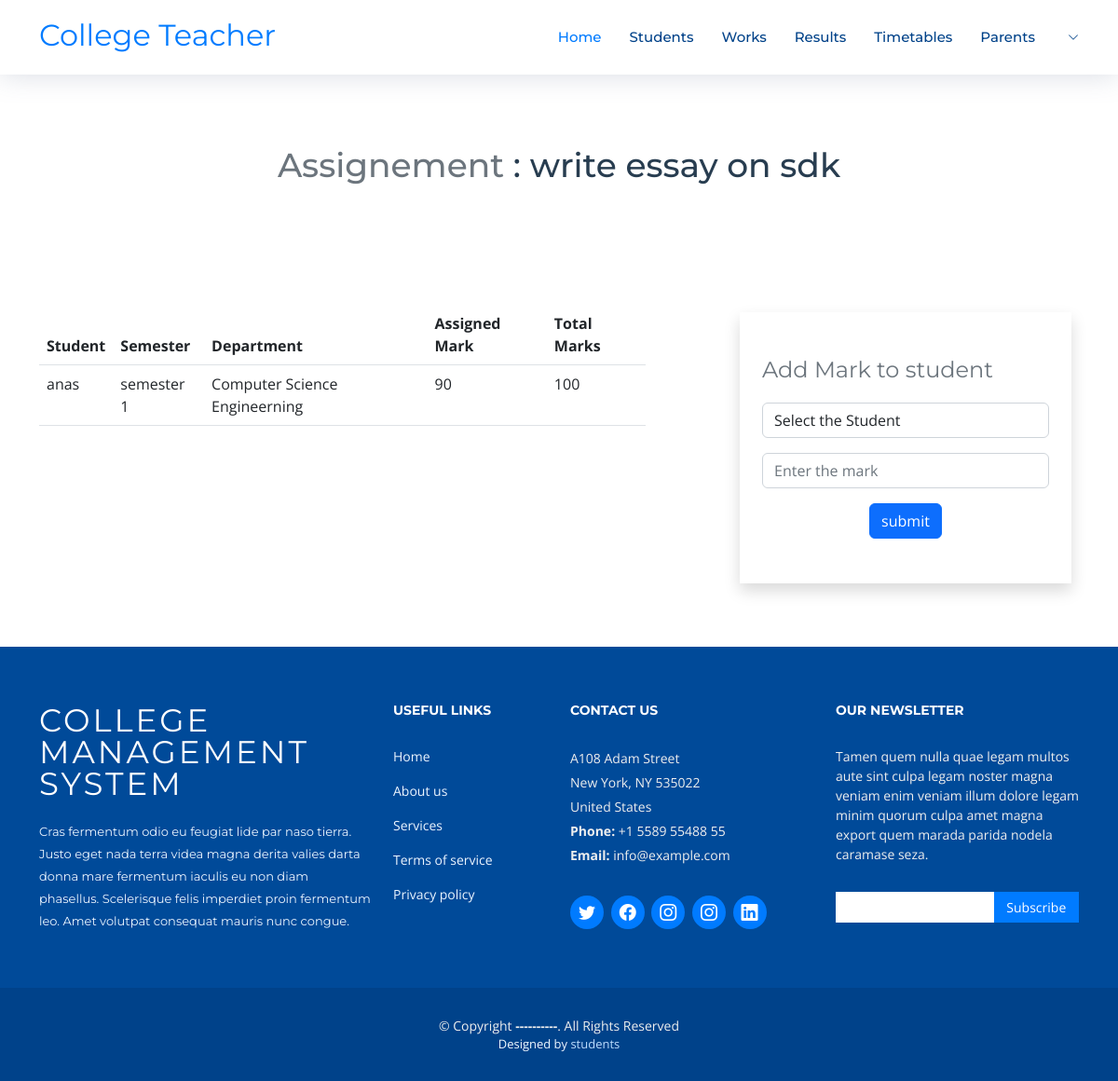
/Teacher/viewWorkMark/2, run on the app's committed database.
### teacher/models.py (models this page shows)
class AcademicWork(models.Model):
    options = (
    ("Computer Science Engineerning","Computer Science Engineerning"),
    ("Electronics Engineerning","Electronics Engineerning"),
    ("Civil Engineerning","Civil Engineerning"),
    ("Mechanical Engineerning","Mechanical Engineerning"),
    ("Electrical Engineerning","Electrical Engineerning")
    )
    sems = (
        ("semester 1","semester 1"),
        ("semester 2","semester 2"),
        ("semester 3","semester 3"),
        ("semester 4","semester 4"),
        ("semester 5","semester 5"),
        ("semester 6","semester 6"),
    )
    work = (
        ("Series Test","Series Test"),
        ('Assignement',"Assignement"),
        ('Project',"Project"),
    )
    Semester = models.CharField(max_length=255,choices=sems)
    Department = models.CharField(max_length=255,choices=options)
    work_type = models.CharField(max_length=255,choices=work)
    work_title = models.CharField(max_length=255)
    total_mark = models.IntegerField(blank=True,null=True)
    Date_assigned = models.DateField(auto_now=True)
    Date_of_Submission = models.DateField()
    teacher = models.ForeignKey(TeacherProfile,on_delete=models.CASCADE,null=True,blank=True)

class AcademicWorkMark(models.Model):
    work =  models.ForeignKey(AcademicWork,on_delete=models.CASCADE,null=True,blank=True)
    mark = models.IntegerField()
    student = models.ForeignKey(StudentProfile,on_delete=models.CASCADE,null=True,blank=True)

class StudentProfile(models.Model):
    options = (
    ("Computer Science Engineerning","Computer Science Engineerning"),
    ("Electronics Engineerning","Electronics Engineerning"),
    ("Civil Engineerning","Civil Engineerning"),
    ("Mechanical Engineerning","Mechanical Engineerning"),
    ("Electrical Engineerning","Electrical Engineerning")
    )
    sems = (
        ("semester 1","semester 1"),
        ("semester 2","semester 2"),
        ("semester 3","semester 3"),
        ("semester 4","semester 4"),
        ("semester 5","semester 5"),
        ("semester 6","semester 6"),
    )
    Semester = models.CharField(max_length=255,choices=sems)
    Department = models.CharField(max_length=255,choices=options)
    Register_Number = models.CharField(max_length=255)
    Blood_Group = models.CharField(max_length=255,null=True,blank=True)
    Date_of_birth = models.DateField(blank=True)
    Phone_Number = models.IntegerField()
    Address = models.CharField(max_length=255)
    Profile_Image = models.FileField(upload_to="students")
    user = models.ForeignKey(User,on_delete=models.CASCADE,null=True,blank=True)

### teacher/views.py (the view)
# urls.py: path("viewWorkMark/<int:id>",views.viewWorkMark,name="viewWorkMark"),
def viewWorkMark(request,id):
    work = AcademicWork.objects.get(id=id)
    students = StudentProfile.objects.filter(Department=work.Department,Semester = work.Semester)
    marks = AcademicWorkMark.objects.filter(work=work)
    return render(request,"teacher/view-work-marks.html",{"students":students,"marks":marks,"work":work})

### templates/teacher/view-work-marks.html (shortened to what this page needs)
{% extends 'teacher/index.html' %}
{% block content %}
<main id="main">
    <section id="contact" class="contact">
        <div class="container" data-aos="fade-up">
            <div class="section-header mt-5 pt-5">
                <h3><span class="text-muted">{{work.work_type}} </span> : {{work.work_title}}</h3>
            </div>
            <div class="section-header mt-5 text-end">
            </div>
            <div class="row gx-lg-0 gy-2">
                <div class="col-lg-7">
                    <table class="table">
                        <thead>
                            <tr>
                                <th>Student</th>
                                <th>Semester</th>
                                <th>Department</th>
                                <th>Assigned Mark</th>
                                <th>Total Marks</th>
                            </tr>
                        </thead>
                        <tbody>
                            {% for w in marks %}
                            <tr>
                                <td>{{w.student.user.first_name}}</td>
                                <td>{{w.student.Semester}}</td>
                                <td>{{w.work.Department}}</td>
                                <td>{{w.mark}}</td>
                                <td>{{w.work.total_mark}}</td>
                            </tr>
                            {% endfor %}
                        </tbody>
                    </table>
                </div>
                <div class="col-1"></div>
                <div class="col-lg-4 p-2">
                    <form action="{% url 'addmark' work.id %}" method="post" class="shadow px-4 py-5">
                        <h4 class="text-muted">Add Mark to student</h4>
                        <select name="studentID" id="" required class="form-control">
                            <option value="">Select the Student</option>
                        </select>
                        <input type="number" name="mark" class="form-control my-3" placeholder="Enter the mark"
                            required>
                        <div class="text-center">
                            <button type="submit" class="btn btn-primary">submit</button>
                        </div>
                    </form>
                </div>
            </div>
        </div>
    </section>
</main>
{% endblock %}

### static/assets/css/style.css (style rules this page uses)
body { background: #fff; color: #444; font-family: "Open Sans", sans-serif; }
h1, h2, h3, h4, h5, h6 { font-family: "Montserrat", sans-serif; font-weight: 400; margin: 0 0 20px 0; padding: 0; }
section { overflow: hidden; }
.section-header h3 { font-size: 36px; color: #283d50; text-align: center; font-weight: 500; position: relative; }
#contact { box-shadow: 0px 0px 12px 0px rgba(0, 0, 0, 0.1); padding: 60px 0; overflow: hidden; }
#contact .section-header { padding-bottom: 30px; }

### data on the page
AcademicWork: work_type "Assignement", work_title "write essay on sdk"
AcademicWorkMark: student.user.first_name "anas", student.Semester "semester 1", work.Department "Computer Science Engineerning", mark "90", work.total_mark "100"
